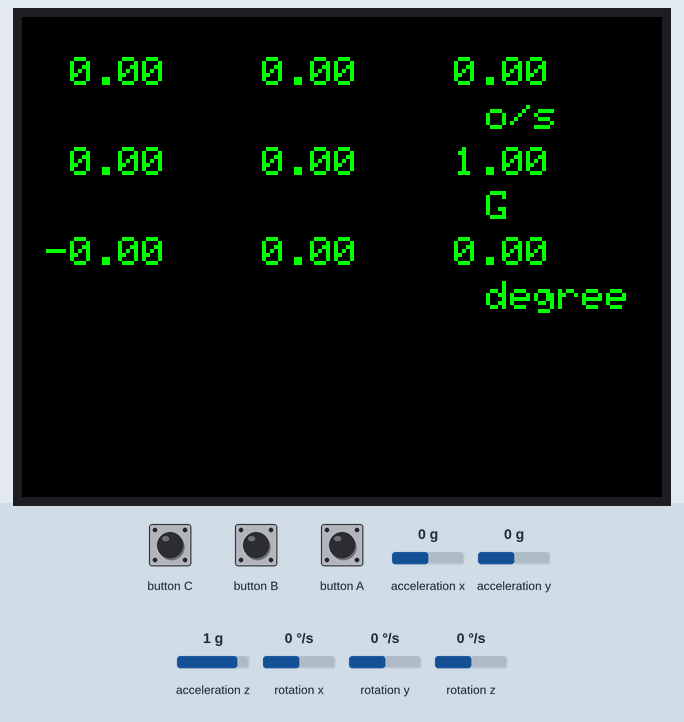
Recording of a sketch running on a simulated ESP32. Parts: 320×240 colour display. Inputs (shaded band) come from the test bench; at power-on: acceleration x 0 g, acceleration y 0 g, acceleration z 1 g, rotation x 0 °/s, rotation y 0 °/s, rotation z 0 °/s. Storage starts empty; what the sketch prints to the serial monitor is not drawn.

Above: at 1.4 s.
1.5 s: button A pressed for 0.15 s
At 2.6 s:
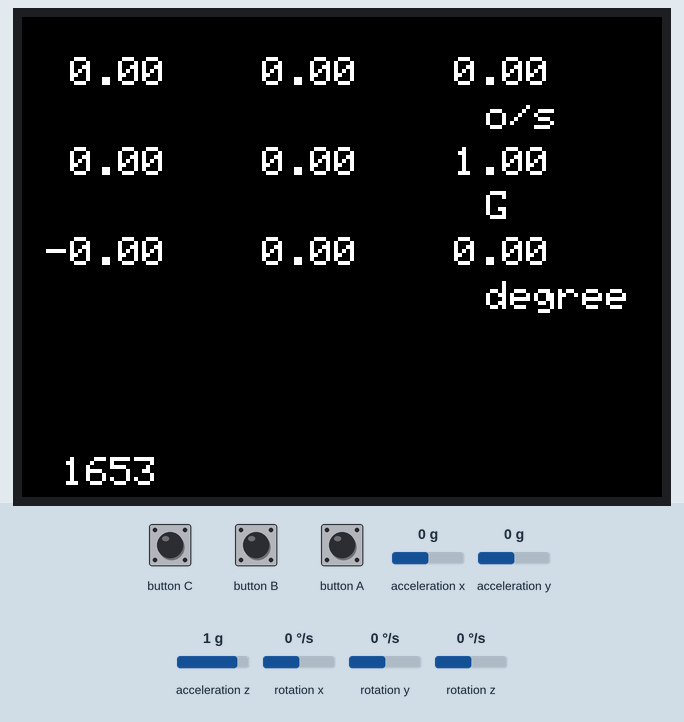
4.6 s: acceleration x set to -1.4 g
At 7.5 s:
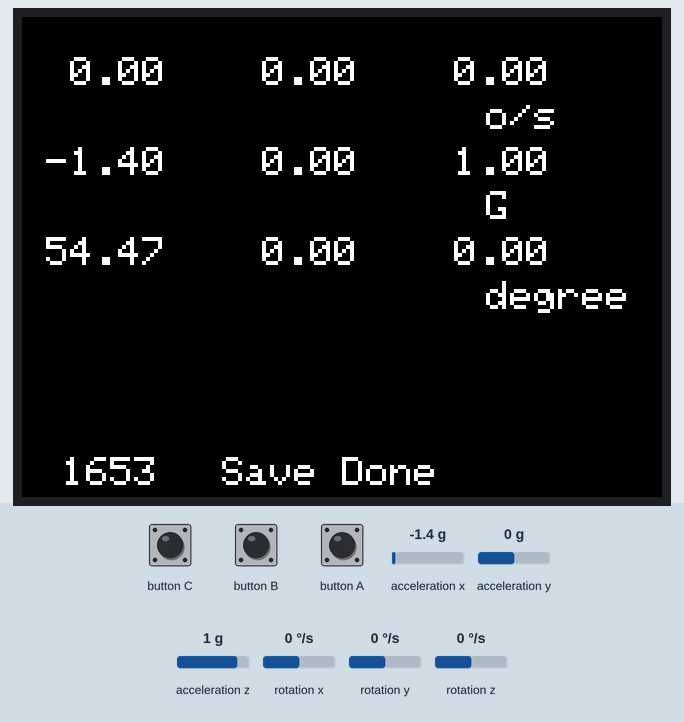
7.6 s: acceleration y set to -1.4 g
At 8.2 s:
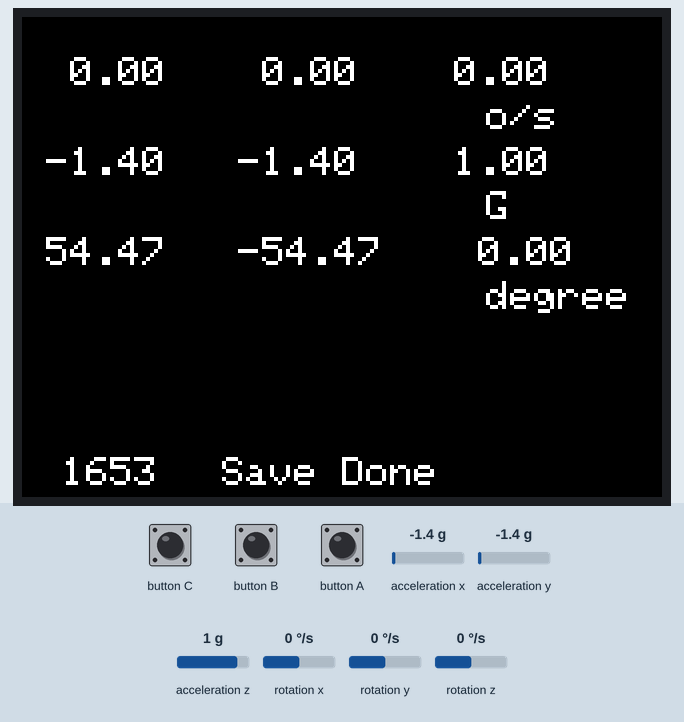
9.1 s: acceleration z set to -1.4 g
At 10.2 s:
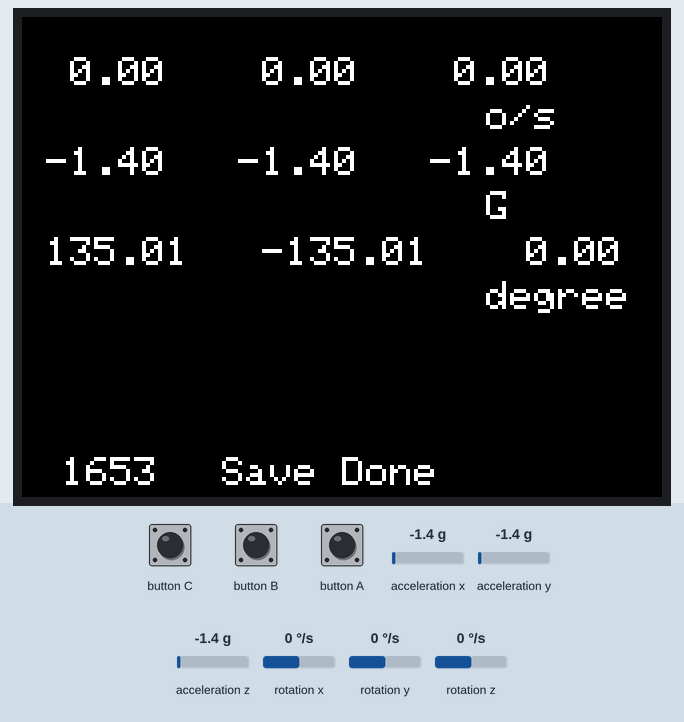
10.6 s: rotation x set to -192 °/s
At 11.3 s:
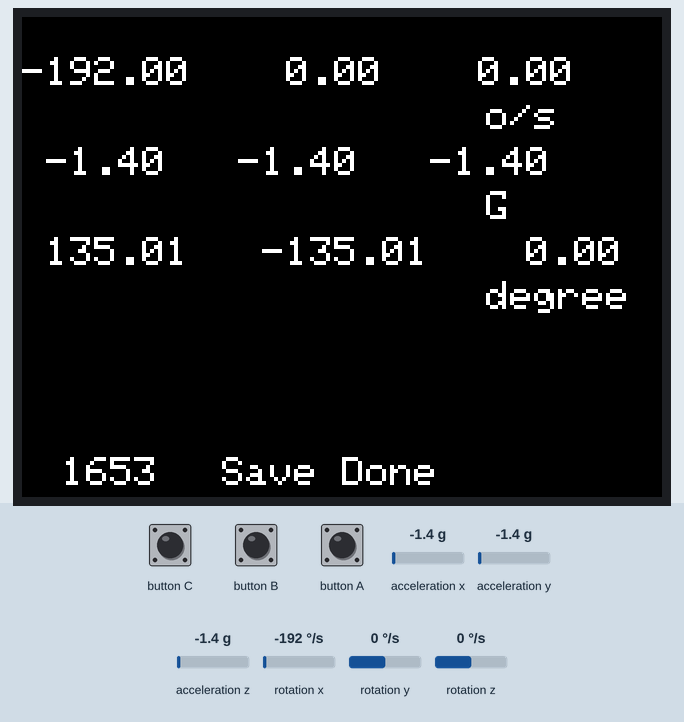
12.1 s: rotation y set to -192 °/s
At 13.4 s:
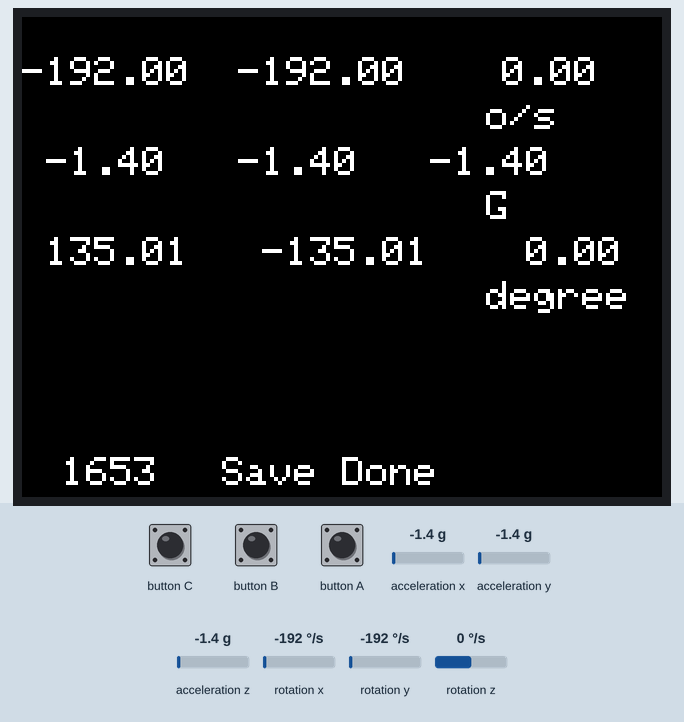
Timing chart, 0 to 14.6 s (numbered marks = the images above; inputs shaded):
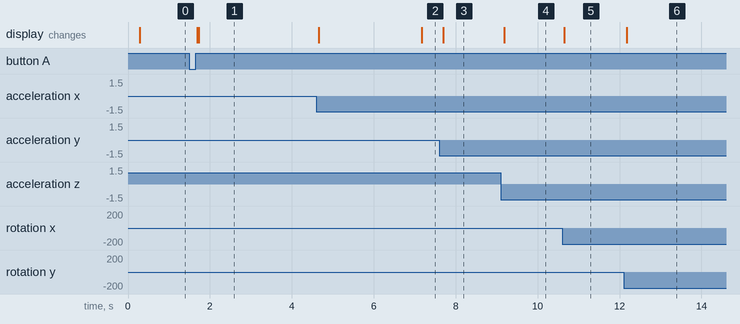

The sketch:

SAVEDATA.ino
```cpp
#define M5STACK_MPU6886
#include <M5Stack.h>
#include <SPI.h>
#include <SD.h>

File myFile;
unsigned long previousMillis_Save = 0;
unsigned long Time = 0;
int saveState = 0;
String dataLog[6][10];

float accX = 0.0F;
float accY = 0.0F;
float accZ = 0.0F;

float gyroX = 0.0F;
float gyroY = 0.0F;
float gyroZ = 0.0F;

float pitch = 0.0F;
float roll  = 0.0F;
float yaw   = 0.0F;


// the setup routine runs once when M5Stack starts up
void setup() {

  // Initialize the M5Stack object

  M5.begin();
  Wire.begin();
  M5.Power.begin();
  M5.IMU.Init();
  if (!SD.begin(4)) {
    Serial.println("initialization failed!");
    while (1);
  }
  M5.Lcd.fillScreen(BLACK);
  M5.Lcd.setTextColor(GREEN , BLACK);
  M5.Lcd.setTextSize(2);
}

// the loop routine runs over and over again forever
void loop() {
  unsigned long currentMillis = millis();
  M5.update();
  // put your main code here, to run repeatedly:
  M5.IMU.getGyroData(&gyroX, &gyroY, &gyroZ);
  M5.IMU.getAccelData(&accX, &accY, &accZ);
  M5.IMU.getAhrsData(&pitch, &roll, &yaw);


  M5.Lcd.setCursor(0, 20);
  M5.Lcd.printf("%6.2f  %6.2f  %6.2f      ", gyroX, gyroY, gyroZ);
  M5.Lcd.setCursor(220, 42);
  M5.Lcd.print(" o/s");
  M5.Lcd.setCursor(0, 65);
  M5.Lcd.printf(" %5.2f   %5.2f   %5.2f   ", accX, accY, accZ);
  M5.Lcd.setCursor(220, 87);
  M5.Lcd.print(" G");
  M5.Lcd.setCursor(0, 110);
  M5.Lcd.printf(" %5.2f   %5.2f   %5.2f   ", pitch, roll, yaw);
  M5.Lcd.setCursor(220, 132);
  M5.Lcd.print(" degree");

  if (M5.BtnA.wasReleased() && saveState == 0) {
    saveState = 1;
    previousMillis_Save = currentMillis;
    Time = currentMillis;
  }
  if (saveState == 1) {
    M5.Lcd.setTextColor(WHITE , BLACK);
    M5.Lcd.setCursor(20, 220);
    M5.Lcd.print(Time);
    if ((currentMillis - previousMillis_Save) >= 5000 && (currentMillis - previousMillis_Save) <= 5000 + 50) {
      dataLog[0][0] = accX;
      dataLog[1][0] = accY;
      dataLog[2][0] = accZ;
      dataLog[3][0] = gyroX;
      dataLog[4][0] = gyroY;
      dataLog[5][0] = gyroZ;
    } else if ((currentMillis - previousMillis_Save) >= 5050 && (currentMillis - previousMillis_Save) <= 5050 + 50) {
      dataLog[0][1] = accX;
      dataLog[1][1] = accY;
      dataLog[2][1] = accZ;
      dataLog[3][1] = gyroX;
      dataLog[4][1] = gyroY;
      dataLog[5][1] = gyroZ;
    } else if ((currentMillis - previousMillis_Save) >= 5100 && (currentMillis - previousMillis_Save) <= 5100 + 50) {
      dataLog[0][2] = accX;
      dataLog[1][2] = accY;
      dataLog[2][2] = accZ;
      dataLog[3][2] = gyroX;
      dataLog[4][2] = gyroY;
      dataLog[5][2] = gyroZ;
    } else if ((currentMillis - previousMillis_Save) >= 5150 && (currentMillis - previousMillis_Save) <= 5150 + 50) {
      dataLog[0][3] = accX;
      dataLog[1][3] = accY;
      dataLog[2][3] = accZ;
      dataLog[3][3] = gyroX;
      dataLog[4][3] = gyroY;
      dataLog[5][3] = gyroZ;
    } else if ((currentMillis - previousMillis_Save) >= 5200 && (currentMillis - previousMillis_Save) <= 5200 + 50) {
      dataLog[0][4] = accX;
      dataLog[1][4] = accY;
      dataLog[2][4] = accZ;
      dataLog[3][4] = gyroX;
      dataLog[4][4] = gyroY;
      dataLog[5][4] = gyroZ;
    } else if ((currentMillis - previousMillis_Save) >= 5250 && (currentMillis - previousMillis_Save) <= 5250 + 50) {
      dataLog[0][5] = accX;
      dataLog[1][5] = accY;
      dataLog[2][5] = accZ;
      dataLog[3][5] = gyroX;
      dataLog[4][5] = gyroY;
      dataLog[5][5] = gyroZ;
    } else if ((currentMillis - previousMillis_Save) >= 5300 && (currentMillis - previousMillis_Save) <= 5300 + 50) {
      dataLog[0][6] = accX;
      dataLog[1][6] = accY;
      dataLog[2][6] = accZ;
      dataLog[3][6] = gyroX;
      dataLog[4][6] = gyroY;
      dataLog[5][6] = gyroZ;
    } else if ((currentMillis - previousMillis_Save) >= 5350 && (currentMillis - previousMillis_Save) <= 5350 + 50) {
      dataLog[0][7] = accX;
      dataLog[1][7] = accY;
      dataLog[2][7] = accZ;
      dataLog[3][7] = gyroX;
      dataLog[4][7] = gyroY;
      dataLog[5][7] = gyroZ;
    } else if ((currentMillis - previousMillis_Save) >= 5400 && (currentMillis - previousMillis_Save) <= 5400 + 50) {
      dataLog[0][8] = accX;
      dataLog[1][8] = accY;
      dataLog[2][8] = accZ;
      dataLog[3][8] = gyroX;
      dataLog[4][8] = gyroY;
      dataLog[5][8] = gyroZ;
    } else if ((currentMillis - previousMillis_Save) >= 5450 && (currentMillis - previousMillis_Save) <= 5450 + 50) {
      dataLog[0][9] = accX;
      dataLog[1][9] = accY;
      dataLog[2][9] = accZ;
      dataLog[3][9] = gyroX;
      dataLog[4][9] = gyroY;
      dataLog[5][9] = gyroZ;
      saveState = 2;
    }
  }
   if (saveState == 2) {
    myFile = SD.open("/data.txt", FILE_WRITE);
    if (myFile) {
      Serial.print("Writing...");
      myFile.println("Accel  X" + dataLog[0][0] + " " +  "Y" + dataLog[1][0] + " " + "Z" + dataLog[2][0] + " " + "GYRO" + " " + "X" + dataLog[3][0] + " " + "Y" + dataLog[4][0] + " " + "Z" + dataLog[5][0]);
      myFile.println("Accel  X" + dataLog[0][1] + " " +  "Y" + dataLog[1][1] + " " + "Z" + dataLog[2][1] + " " + "GYRO" + " " + "X" + dataLog[3][1] + " " + "Y" + dataLog[4][1] + " " + "Z" + dataLog[5][1]);
      myFile.println("Accel  X" + dataLog[0][2] + " " +  "Y" + dataLog[1][2] + " " + "Z" + dataLog[2][2] + " " + "GYRO" + " " + "X" + dataLog[3][2] + " " + "Y" + dataLog[4][2] + " " + "Z" + dataLog[5][2]);
      myFile.println("Accel  X" + dataLog[0][3] + " " +  "Y" + dataLog[1][3] + " " + "Z" + dataLog[2][3] + " " + "GYRO" + " " + "X" + dataLog[3][3] + " " + "Y" + dataLog[4][3] + " " + "Z" + dataLog[5][3]);
      myFile.println("Accel  X" + dataLog[0][4] + " " +  "Y" + dataLog[1][4] + " " + "Z" + dataLog[2][4] + " " + "GYRO" + " " + "X" + dataLog[3][4] + " " + "Y" + dataLog[4][4] + " " + "Z" + dataLog[5][4]);
      myFile.println("Accel  X" + dataLog[0][5] + " " +  "Y" + dataLog[1][5] + " " + "Z" + dataLog[2][5] + " " + "GYRO" + " " + "X" + dataLog[3][5] + " " + "Y" + dataLog[4][5] + " " + "Z" + dataLog[5][5]);
      myFile.println("Accel  X" + dataLog[0][6] + " " +  "Y" + dataLog[1][6] + " " + "Z" + dataLog[2][6] + " " + "GYRO" + " " + "X" + dataLog[3][6] + " " + "Y" + dataLog[4][6] + " " + "Z" + dataLog[5][6]);
      myFile.println("Accel  X" + dataLog[0][7] + " " +  "Y" + dataLog[1][7] + " " + "Z" + dataLog[2][7] + " " + "GYRO" + " " + "X" + dataLog[3][7] + " " + "Y" + dataLog[4][7] + " " + "Z" + dataLog[5][7]);
      myFile.println("Accel  X" + dataLog[0][8] + " " +  "Y" + dataLog[1][8] + " " + "Z" + dataLog[2][8] + " " + "GYRO" + " " + "X" + dataLog[3][8] + " " + "Y" + dataLog[4][8] + " " + "Z" + dataLog[5][8]);
      myFile.println("Accel  X" + dataLog[0][9] + " " +  "Y" + dataLog[1][9] + " " + "Z" + dataLog[2][9] + " " + "GYRO" + " " + "X" + dataLog[3][9] + " " + "Y" + dataLog[4][9] + " " + "Z" + dataLog[5][9]);


      Serial.println("Done.");
      M5.Lcd.setTextColor(WHITE , BLACK);
      M5.Lcd.setCursor(100, 220);
      M5.Lcd.print("Save Done");
      //saveState = 0;
    } else {
      Serial.println("error opening");
    }
  }
  delay(1);
}
```

Measured:
- after the input at 1.5 s, the display: first changes after 0.19 s (image 1 shows a later state)
- after the input at 4.6 s, the display: first changes after 0.06 s (image 2 shows a later state)
- after the input at 7.6 s, the display: changes after 0.09 s (image 3)
- after the input at 9.1 s, the display: changes after 0.08 s (image 4)
- after the input at 10.6 s, the display: changes after 0.05 s (image 5)
- after the input at 12.1 s, the display: changes after 0.08 s (image 6)
